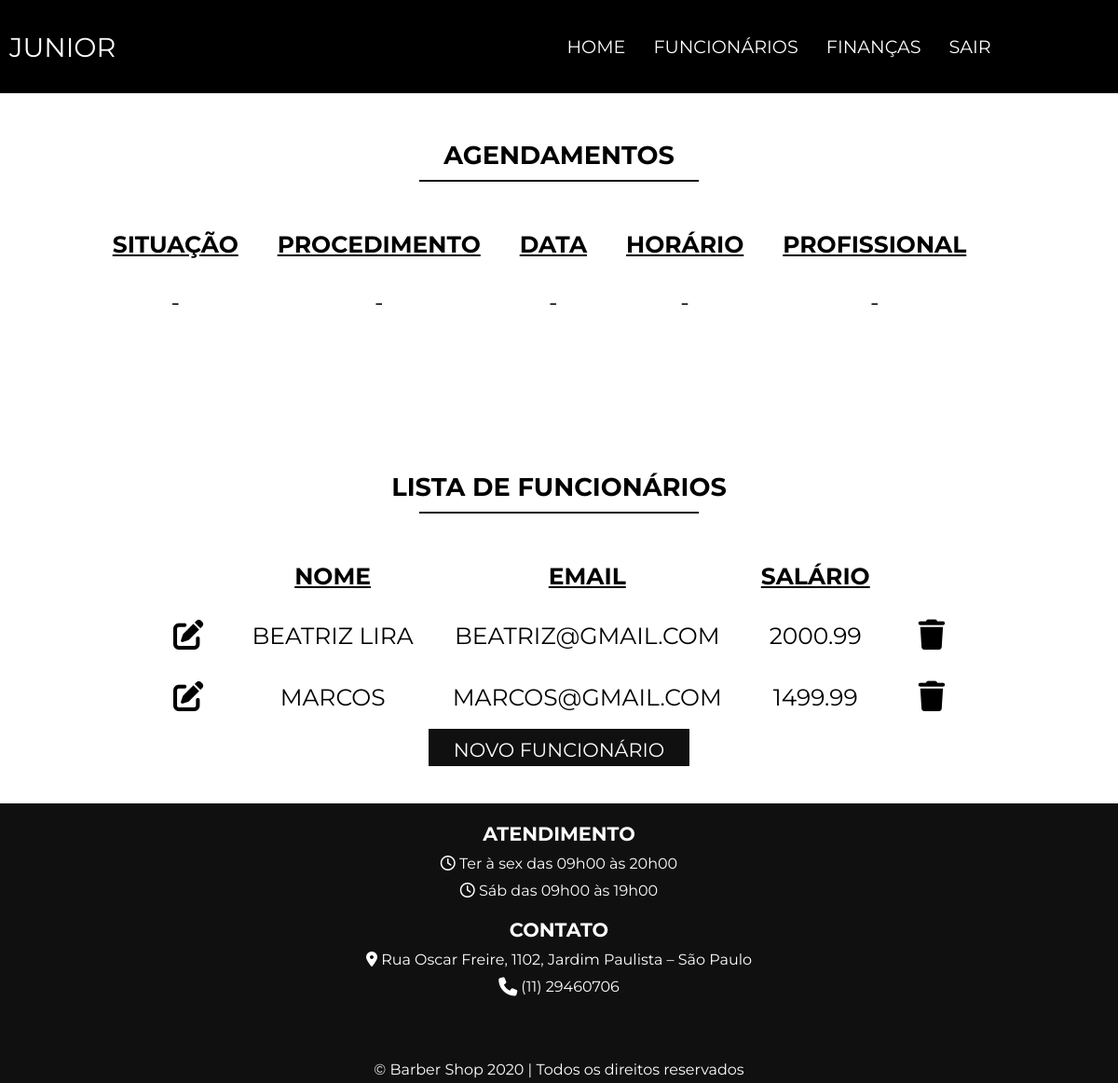
/perfis/perfilproprietario.php (signed in), run on the app's committed database.
### tables this page shows
CREATE TABLE IF NOT EXISTS `tb_proprietario` (
  `idProprietario` int(11) NOT NULL AUTO_INCREMENT,
  `nome` varchar(45) NOT NULL,
  `email_proprietario` varchar(255) NOT NULL,
  `senha_proprietario` varchar(32) NOT NULL,
  PRIMARY KEY (`idProprietario`)
);

CREATE TABLE IF NOT EXISTS `tb_funcionario` (
  `idFuncionario` int(11) NOT NULL AUTO_INCREMENT,
  `idProprietario` int(11) NOT NULL,
  `nome` varchar(45) NOT NULL,
  `rg` varchar(10) NOT NULL,
  `cpf` bigint(11) NOT NULL,
  `dataNascimento` date NOT NULL,
  `telefone` bigint(11) NOT NULL,
  `salario` double NOT NULL,
  `email_funcionario` varchar(255) NOT NULL,
  `senha_funcionario` varchar(32) NOT NULL,
  PRIMARY KEY (`idFuncionario`),
  KEY `idProprietarioFK` (`idProprietario`)
);

### perfis/perfilproprietario.php (the view, shortened to what this page needs)
<?php
require_once '../crud/conexaoDB.php';
if(!isset($_SESSION['proprietario'])){
    header ('location: ../cadastro-login/login-funcionario.html');
}
else{
    $idProprietario = $_SESSION['id_proprietario'];
    $sql = "SELECT * FROM tb_proprietario WHERE idProprietario = '$idProprietario'";
    $result = mysqli_query($conexao, $sql);
    $dados = mysqli_fetch_array($result);
}
?>
<!DOCTYPE html>
<html lang="pt-br">
<head>
    <link rel="stylesheet" href="../css/perfis.css">
</head>
<body>
    <header>
        <p class="name"><?php echo $dados['nome']; ?></p>
        <nav>
            <ul>
                <li><a href="../index.php">Home</a></li>
                <li><a href="#funcionario">Funcionários</a></li>
                <li><a href="../financas/painelfinancas.php">Finanças</a></li>
                <li><a href="../crud/logout.php">Sair</a></li>
            </ul>
        </nav>
    </header>
    <section>
        <h3>Agendamentos</h3>
        <hr><br>
        <table>
            <thead>
                <tr>
                    <th>Situação</th>
                    <th>Procedimento</th>
                    <th>Data</th>
                    <th>Horário</th>
                    <th>Profissional</th>
                    <th></th>
                </tr>
            </thead>
            <tbody>
                <?php
                $sql = "SELECT idAgendamento, procedimento, dataAgendamento, horaInicio, funcionario, situacao FROM tb_agendamento";
                $result = mysqli_query($conexao, $sql);
                if(mysqli_num_rows($result)){
                    while($dados = mysqli_fetch_array($result)){
                        ?>
                        <tr>
                            <?php
                            if ($dados['situacao'] == "1") {
                                $ext = ".svg";
                                $img = "../img/check-circle-solid";
                            }
                            else{
                                $ext = ".gif";
                                $img = "../img/spinner";
                            }
                            ?>
                            <td><a href="../crud/confirmarAgendamentoProprietario.php?id=<?php echo $dados['idAgendamento'];?>"><img src=
                                "<?php echo $img.$ext; ?>"></a></td>
                                <td><?php echo $dados['procedimento'];?></td>
                                <td><?php echo date("d/m/Y", strtotime($dados['dataAgendamento']));?></td>
                                <td><?php echo date("H:i", strtotime($dados['horaInicio']));?></td>
                                <td><?php echo $dados['funcionario'];?></td>
                                <td><a href="../crud/delete-agendamento.php?id=<?php echo $dados['idAgendamento'];?>"><i class="fas fa-trash"></i></a></td>
                            </tr>
                        <?php }
                    }
                    else { ?>
                        <tr>
                            <td>-</td>
                            <td>-</td>
                            <td>-</td>
                            <td>-</td>
                            <td>-</td>
                        </tr>
                    <?php   }
                    ?>
                </tbody>
            </table>
        </section>
        <section>
            <h3 id="funcionario">Lista de Funcionários</h3>
            <hr><br>
            <table>
                <thead>
                    <tr>
                        <th></th>
                        <th>Nome</th>
                        <th>Email</th>
                        <th>Salário</th>
                        <th></th>
                    </tr>
                </thead>
                <tbody>
                    <?php
                    $sql = "SELECT * FROM tb_funcionario";
                    $result = mysqli_query($conexao, $sql);
                    if(mysqli_num_rows($result) > 0){
                        while($dados = mysqli_fetch_array($result)){
                            ?>
                            <tr>
                                <td><a href="../crud/editarfuncionario.php?idFuncionario=<?php echo $dados['idFuncionario'] ?>" id="icon"><i class="fas fa-edit"></i></a></td>
                                <td><?php echo $dados['nome']; ?></td>
                                <td><?php echo $dados['email_funcionario'] ?></td>
                                <td><?php echo $dados['salario']; ?></td>
                                <td><a href="../crud/delete-funcionario.php?idFuncionario=<?php echo $dados['idFuncionario'] ?>" id="icon"><i class="fas fa-trash"></i></td>
                                </tr>
                            <?php }
                        }
                        ?>
                    </tbody>
                </table>
                <a href="../cadastro-login/cadastro-funcionario.html">Novo Funcionário</a>
            </section>
            <footer>
                <h2 class="title">Atendimento</h2>
                <ul class="infos">
                    <li><i class="far fa-clock"></i> Ter à sex das 09h00 às 20h00 </li>
                    <li><i class="far fa-clock"></i>  Sáb das 09h00 às 19h00 </li>
                </ul>
                <h2 class="title">Contato</h2>
                <ul class="infos">
                    <li><i class="fas fa-map-marker-alt"></i> Rua Oscar Freire, 1102, Jardim Paulista – São Paulo </li>
                    <li><i class="fa fa-phone fa-lg"></i> (11) 29460706 </li>
                </ul>
                <p>© Barber Shop 2020 | Todos os direitos reservados</p>
            </footer>
</body>
</html>

### css/perfis.css (style rules this page uses)
* { margin: 0; padding: 0; font-size: 100%; box-sizing: border-box; font-family: 'Montserrat', sans-serif; }
nav, ul { list-style: none; }
a { text-decoration: none; cursor: pointer; color: #fff; }
header { width: 100%; background-color: #000; display: flex; position: absolute; top: 0; left: 0; align-items: center; font-size: 1.2em; justify-content: space-between; height: 100px; text-transform: uppercase; margin-bottom: 300px; }
header .name { color: #fff; margin-right: 500px; font-size: 1.5em; width: 500px; display: flex; margin-left: 10px; }
header nav ul { display: flex; margin-left: -25%; }
header nav ul a { padding: 0 15px; color: #fff; text-align: center; }
section { margin-top: 150px; display: flex; flex-direction: column; align-items: center; }
section h3 { font-size: 1.7rem; margin-bottom: 10px; text-transform: uppercase; }
section hr { width: 300px; background-color: #101010; margin-bottom: 10px; border: 1px solid #101010 }
section table { font-size: 1.2em; text-transform: uppercase; text-align: center; }
section table th { text-decoration: underline; }
section table th, td { padding: 15px 20px; }
section a { color: #fff; background-color: #101010; width: 280px; height: 40px; text-align: center; padding: 10px 10px; text-transform: uppercase; font-size: 1em; margin-bottom: 40px; }
section table i { font-size: 1.3em; }
section table td a { background: none; color: #000; }
section { display: flex; font-size: 1.3em; margin-top: 150px; flex-direction: column; align-items: center; text-transform: uppercase; }
footer { width: 100%; height: 300px; background-color: #101010; color: #fff; display: flex; flex-direction: column; align-items: center; }
footer h2 { font-size: 1.3em; text-transform: uppercase; margin-top: 20px }
footer ul { font-size: 1em; text-align: center; }
footer ul li { margin-top: 10px; }
footer p { margin-top: 70px }

### data on the page
tb_proprietario: nome "JUNIOR"
tb_funcionario: nome "BEATRIZ LIRA", email_funcionario "BEATRIZ@GMAIL.COM", salario "2000.99"
tb_funcionario: nome "MARCOS", email_funcionario "MARCOS@GMAIL.COM", salario "1499.99"
